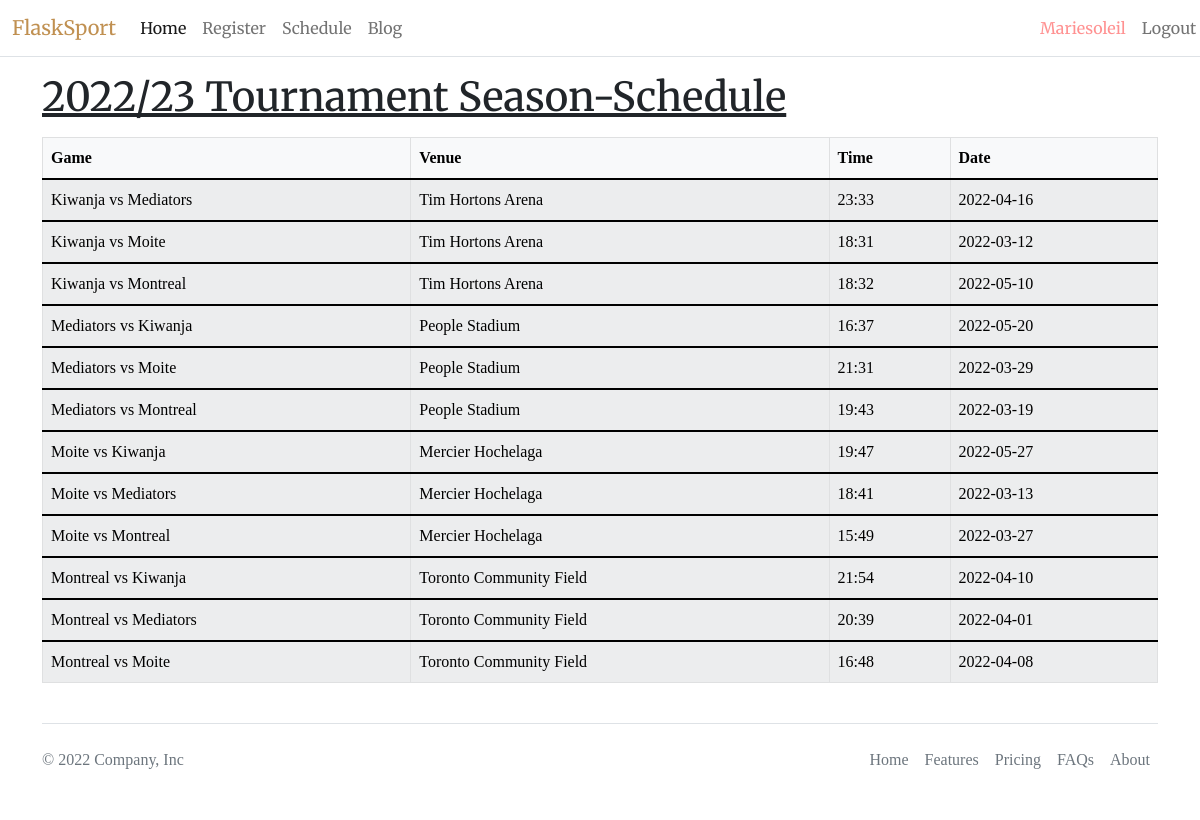
Screenshot of /schedule/ (signed in) with the database file from the repository.
### sport/models.py (models this page shows, shortened)
class User(db.Model, UserMixin):
    id = db.Column(db.Integer(), primary_key=True)
    username = db.Column(db.String(length=20), nullable=False, unique=True)
    first_name = db.Column(db.String(length=30), nullable=False, unique=True)
    last_name = db.Column(db.String(length=20), nullable=False, unique=True)
    email = db.Column(db.String(length=20), nullable=False, unique=True)
    password_hash = db.Column(db.String(length=80), nullable=False)
    date_of_birth = db.Column(db.String(length=10), nullable=False)
    team_id = db.Column(
        db.Integer(), db.ForeignKey("team.id"), nullable=True
    )  # created only when the user registers for sport.
    is_registered = db.Column(
        db.Boolean(), nullable=True
    )  # updated when user registers.
    user_bookmarked = db.relationship("Bookmarks", backref="user", lazy=True)
    posts_created = db.relationship("Post", backref="user", lazy=True)
    player_attributes = db.relationship("Attributes", backref="user", lazy=True)
    @property
    def password(self):
        return self.password

class Team(db.Model):
    id = db.Column(db.Integer(), primary_key=True)
    name = db.Column(db.String(length=20), nullable=False, unique=True)
    description = db.Column(db.String(length=80), nullable=False)
    sports = db.Column(db.String(length=15), nullable=False)
    max_players = db.Column(db.Integer(), nullable=False, default=25)
    year_formed = db.Column(db.String(length=4), nullable=False)
    location = db.Column(db.String(length=20), nullable=False)
    stadium = db.Column(db.String(length=20), nullable=False)
    players = db.relationship("User", backref="team", lazy=True)
    def update_schedule_id(self, schedule):
        self.schedule_id = schedule
        db.session.commit()
        print("Schedule update!!")

### sport/routes.py (the view)
@app.route("/schedule/")
def schedule_page():
    payload = schedule.generate_schedule()
    teams = payload[1]
    for item in teams:
        item = item.strip()
        team = Team.query.filter_by(name=item + " " + "Soccer Club").first()
        team.update_schedule_id(team.id)
    fixtures = payload[0]
    main_fixture = []
    for i in range(len(fixtures)):
        for j in range(len(fixtures[i])):
            fixture = {}
            home_team = fixtures[i][j].split("vs")  # extract home team stadiums,
            stad = Team.query.filter_by(name=home_team[0] + "Soccer Club").first()
            fixture["fixture"] = fixtures[i][j]
            fixture["venue"] = stad.stadium
            fixture["kickoff_time"] = schedule.generate_schedule_date()[0]
            fixture["kickoff_date"] = schedule.generate_schedule_date()[1]
            main_fixture.append(fixture)
    return render_template("schedule/schedule.html", main_fixture=main_fixture)

### sport/models.py (called while the page is built)
@login_manager.user_loader
def load_user(user_id):
    return User.query.get(int(user_id))

### sport/utility/schedule.py (called while the page is built)
def generate_schedule_date():
    start_date = datetime.date(2022, 3, 1)
    end_date = datetime.date(2022, 6, 1)
    time_between_dates = end_date - start_date
    days_between_dates = time_between_dates.days
    random_number_of_days = random.randrange(days_between_dates)
    random_date = str(start_date + datetime.timedelta(days=random_number_of_days))
    hour = str(random.randint(15, 23))
    minutes = str(random.randint(30, 59))
    kickoff_time = hour + ":" + minutes
    kickoff_date = random_date
    return kickoff_time, kickoff_date

def generate_schedule():
    team = Team.query.filter_by(sports="Soccer")
    team_name = []
    fixtures = []
    for item in team:
        team_name.append(item.name.replace("Soccer Club", "").strip())
    for name in team_name:
        rand = random.choice(team_name)
        mini_fixture = []
        for rand in team_name:
            if name == rand:
                continue
            else:
                table = name + " " + "vs" + " " + rand
                mini_fixture.append(table)
                two_teams = table.split("vs")
        fixtures.append(mini_fixture)
    print("Utility", fixtures)
    return fixtures, two_teams

### sport/templates/schedule/schedule.html (shortened to what this page needs)
{% extends 'base.html' %}
{% block content %}
<div class="container table-responsive">
    <u>
        <h1 class="mt-3 mb-3">2022/23 Tournament Season-Schedule</h1>
    </u>
    <table class='table table-light table-striped table-bordered' style="font-size:medium">
        <thead>
            <th scope='col'>Game</th>
            <th scope='col'>Venue</th>
            <th scope='col'>Time</th>
            <th scope='col'>Date</th>
        </thead>
        {% for items in main_fixture %}
        <tbody>
            <tr scope='row'>
                {% for val in items.values() %}
                <td>{{val}}</td>
                {% endfor %}
            </tr>
        </tbody>
        {% endfor %}
    </table>
</div>
{% endblock %}

### sport/templates/base.html (shortened to what this page needs)
<!doctype html>
<html lang="en">
<head>
    <link rel="stylesheet" href="static/css/style.css">
    <link href="https://cdn.jsdelivr.net/npm/bootstrap@5.1.3/dist/css/bootstrap.min.css" rel="stylesheet"
>
</head>
<body>
    <nav class="navbar navbar-expand-md navbar-light border-bottom">
        <div class="container-fluid">
            <a class="navbar-brand" href="{{url_for('home_page')}}"
                style="font-family: 'Merriweather', serif;color:rgba(169, 104, 18, 0.734)">FlaskSport</a>
            <div class="row collapse navbar-collapse" id="navbarNav" style="font-family: 'Merriweather', serif">
                <div class="col-lg-10">
                    <ul class="navbar-nav">
                        <li class="nav-item">
                            <a class="nav-link active" aria-current="page" href="{{url_for('home_page')}}">Home</a>
                        </li>
                        {% if current_user.is_authenticated %}
                        <li class="nav-item">
                            <a class="nav-link" href="{{url_for('registration_page')}}">Register</a>
                        </li>
                        {% endif %}
                        <li class="nav-item">
                            <a class="nav-link" href="{{url_for('schedule_page')}}">Schedule</a>
                        </li>
                        <li class="nav-item">
                            <a class="nav-link" href="{{url_for('blog_page')}}">Blog</a>
                        </li>
                    </ul>
                </div>
                <div class='col-lg-2'>
                    <ul class="navbar-nav">
                        {% if current_user.is_authenticated%}
                        <li class="nav-item">
                            <a class="nav-link text-capitalize" href="{{url_for('view_user_profile')}}"
                                style='color:rgba(255, 47, 47, 0.53)'>{{current_user.username}}</a>
                        </li>
                        <li class="nav-item justify-content-end">
                            <a class="nav-link" href="{{url_for('logout_page')}}">Logout</a>
                        </li>
                        {% endif %}
                    </ul>
                </div>
            </div>
        </div>
    </nav>
    {% block content %}
    {% endblock %}
    {% include 'includes/footer.html' %}
</body>
</html>

### sport/templates/base.html (style rules this page uses)
body { font-family: 'Times New Roman', Times, serif; }
h1, h3, h4 { font-family: 'Merriweather', serif; }

### rows the page displays
User: username "Mariesoleil"
Team: values "Kiwanja vs Mediators" "23:33" "2022-04-16" "Kiwanja vs Moite" "18:31" "2022-03-12" "Kiwanja vs Montreal" "18:32" "2022-05-10", stadium "Tim Hortons Arena"
Team: values "Mediators vs Kiwanja" "16:37" "2022-05-20" "Mediators vs Moite" "21:31" "2022-03-29" "Mediators vs Montreal" "19:43" "2022-03-19", stadium "People Stadium"
Team: values "Moite vs Kiwanja" "19:47" "2022-05-27" "Moite vs Mediators" "18:41" "2022-03-13" "Moite vs Montreal" "15:49" "2022-03-27", stadium "Mercier Hochelaga"
Team: values "Montreal vs Kiwanja" "21:54" "2022-04-10" "Montreal vs Mediators" "20:39" "2022-04-01" "Montreal vs Moite" "16:48" "2022-04-08", stadium "Toronto Community Field"
